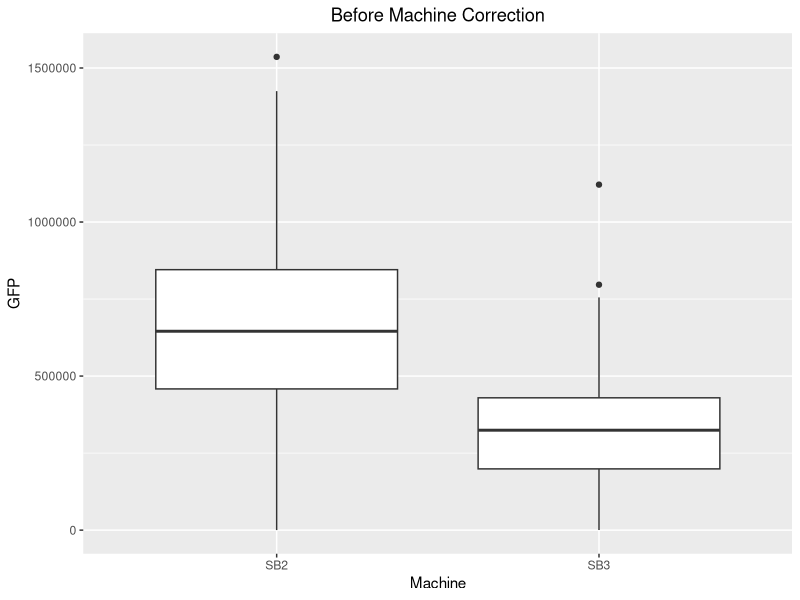
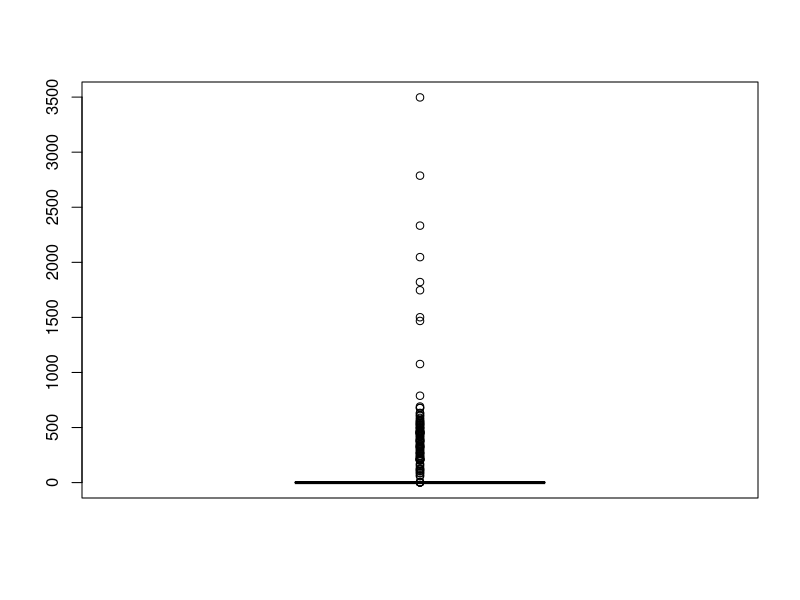
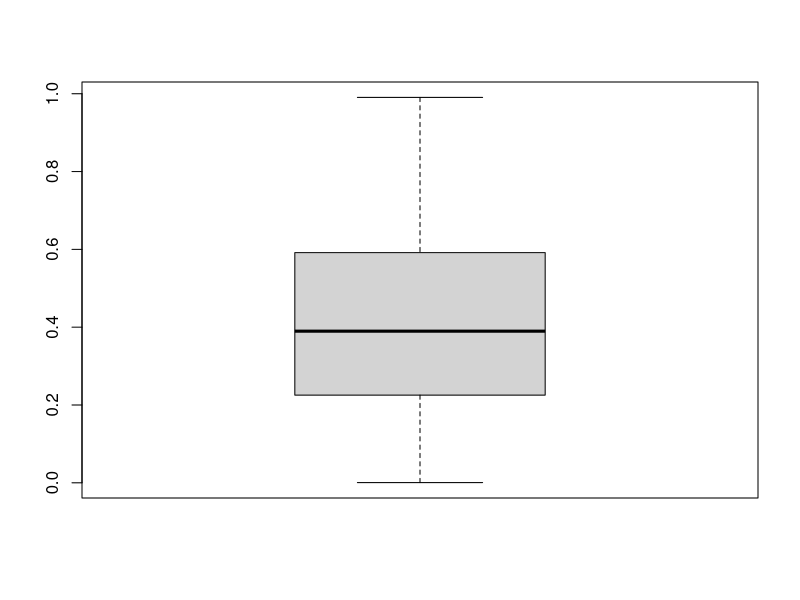
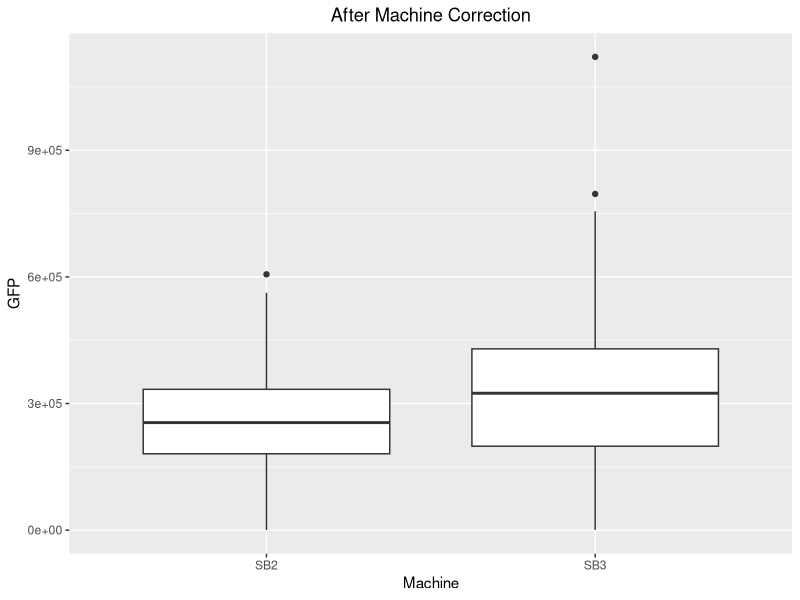
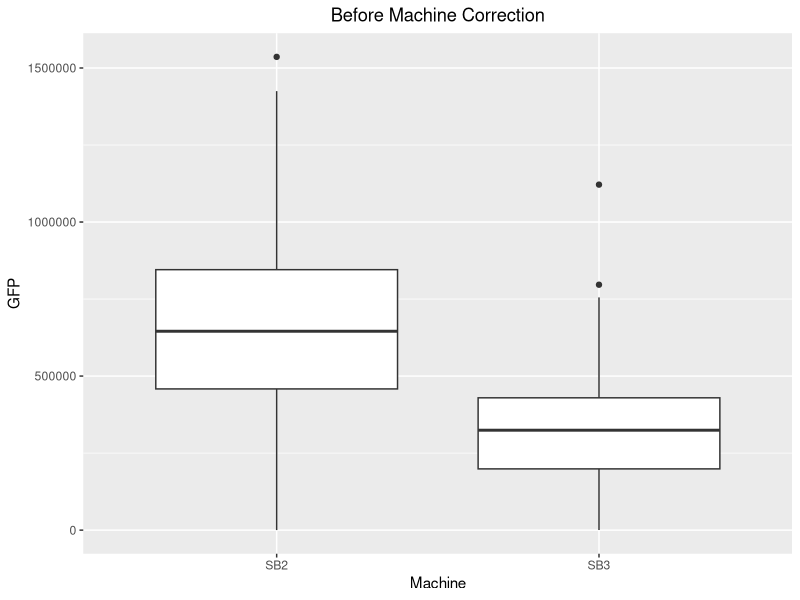
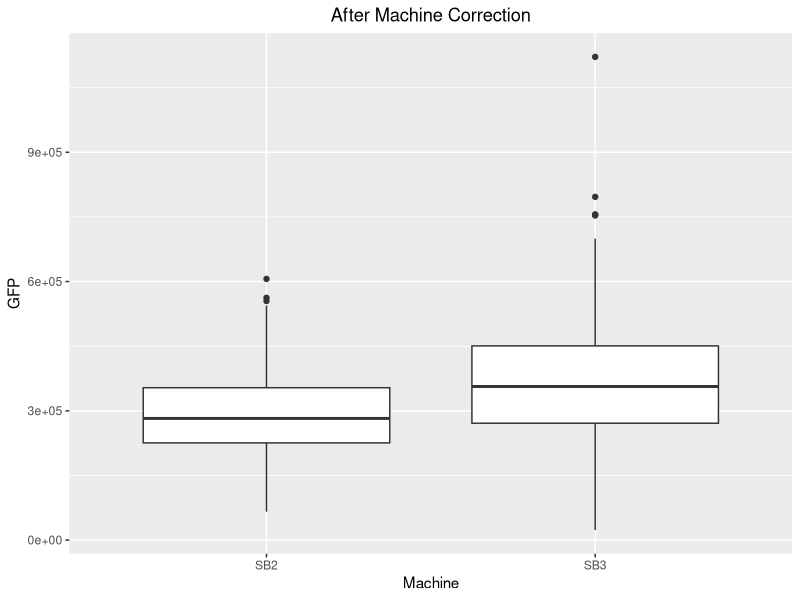
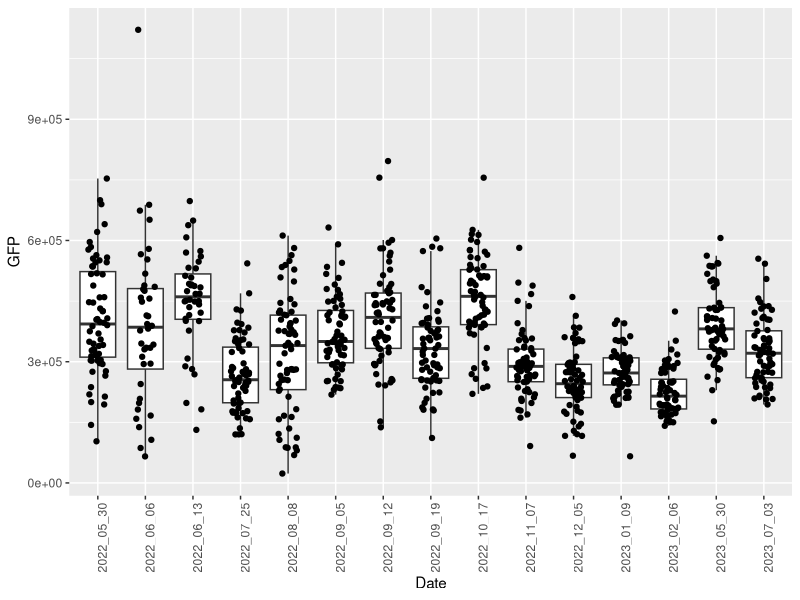
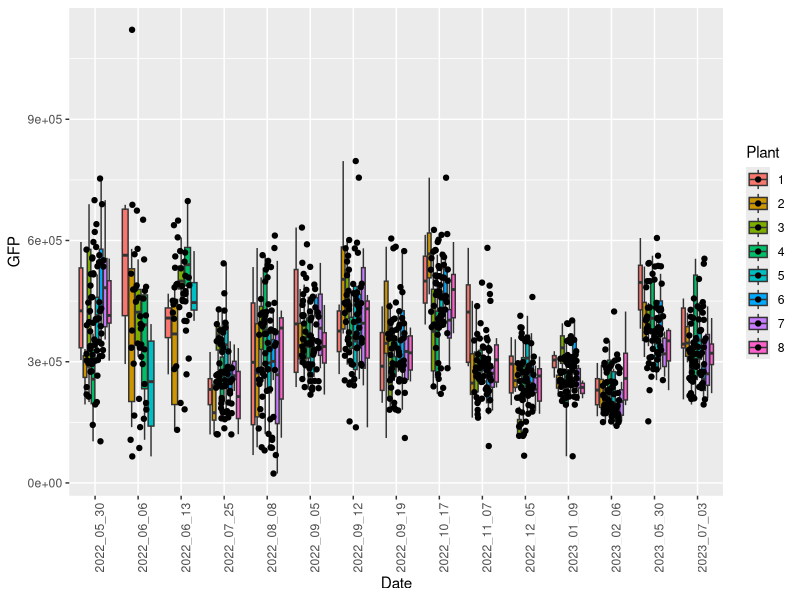

Write R code to recreate these figures, in order.
## ---- chunk 1
library(tidyverse)
## ---- chunk 2
tobacco_normalization_data = read.csv("./PCM2_data.csv")

SB2 = tobacco_normalization_data %>% filter(Machine == "SB2")
SB3 = tobacco_normalization_data %>% filter(Machine == "SB3")

tobacco_normalization_data %>% ggplot(aes(x = Machine, y = GFP)) + geom_boxplot() + ggtitle("Before Machine Correction") +
  theme(plot.title = element_text(hjust = 0.5))

SB2_correction = as.data.frame(SB3$GFP / SB2$GFP)
boxplot(SB2_correction) #some need to be filtered
SB2_correction = SB2_correction %>% filter(`SB3$GFP/SB2$GFP` < 1)
boxplot(SB2_correction)


SB2_correction_constant = mean(SB2_correction$`SB3$GFP/SB2$GFP`)

SB2$GFP = SB2$GFP * SB2_correction_constant

tobacco_normalization_data = rbind(SB2, SB3)

tobacco_normalization_data %>% ggplot(aes(x = Machine, y = GFP)) + geom_boxplot() + ggtitle("After Machine Correction") + 
  theme(plot.title = element_text(hjust = 0.5))

## ---- chunk 3
#PCM2_data = read.csv("C:\Users\SophiaTang\Documents\normalization\matthew_annova\PCM2_data.csv")
PCM2_data = read.csv("./PCM2_data.csv")

PCM2_data %>% ggplot(aes(x = Machine, y = GFP)) + geom_boxplot() + ggtitle("Before Machine Correction") + 
  theme(plot.title = element_text(hjust = 0.5))


SB2 = PCM2_data %>% filter(Machine == "SB2")
SB3 = PCM2_data %>% filter(Machine == "SB3")

SB2$GFP = SB2$GFP * SB2_correction_constant

PCM2_data = rbind(SB2, SB3) %>% filter(Strain == "WT")
PCM2_data$Plant = as.factor(PCM2_data$Plant)

PCM2_data %>% ggplot(aes(x = Machine, y = GFP)) + geom_boxplot() + ggtitle("After Machine Correction") + 
  theme(plot.title = element_text(hjust = 0.5))

#Date
PCM2_data %>% ggplot(aes(x = Date, y = GFP)) + geom_boxplot(outlier.shape = NA) + geom_jitter(width = 0.2, height = 0) + 
  theme(axis.text.x = element_text(angle = 90, hjust = 1))

#Date and plant
PCM2_data %>% ggplot(aes(x = Date, y = GFP, fill = Plant)) + geom_boxplot(outlier.shape = NA) + geom_jitter(width = 0.2, height = 0) + 
  theme(axis.text.x = element_text(angle = 90, hjust = 1))

PCM2_data %>% ggplot(aes(x = Date, y = GFP,)) + geom_boxplot(outlier.shape = NA) + geom_jitter(width = 0.2, height = 0, aes(color = Plant)) + 
  theme(axis.text.x = element_text(angle = 90, hjust = 1))

#Just Leaf
PCM2_data %>% ggplot(aes(x = Leaf, y = GFP)) + geom_boxplot(outlier.shape = NA) + geom_jitter(width = 0.2, height = 0) + 
  theme(axis.text.x = element_text(angle = 90, hjust = 1))

PCM2_data %>% group_by(Date, Plant) %>% summarize(mean = mean(GFP), PlantAverage = "Plant Average") %>% ggplot(aes(x = PlantAverage, y = mean)) + 
  geom_boxplot(outlier.shape = NA) + geom_jitter(width = 0.2, height = 0, aes(color = Date)) + ylim(c(0, NA))

#Just week
plant_only = PCM2_data %>% group_by(Date, Plant) %>% summarize(GFP_average = mean(GFP), Group = "Plant Average", sd = sd(GFP)) %>% select(GFP_average, Group, sd)
 
week_only = PCM2_data %>% group_by(Date) %>% summarize(GFP_average = mean(GFP), Group = "Week Average", sd = sd(GFP))

Week_and_plant = rbind(plant_only, week_only)

Week_and_plant %>% ggplot(aes(x = Group, y = GFP_average)) + geom_jitter(width = 0.2, height = 0) +
  geom_errorbar(aes(ymin = GFP_average - sd, ymax = GFP_average + sd), width = 0.2)

Week_and_plant %>%
  ggplot(aes(x = Group, y = GFP_average)) +
  geom_jitter( position = position_jitter(0.3)) +  # Adjust jitter position
  geom_errorbar(aes(ymin = GFP_average - sd, ymax = GFP_average + sd), width = 0.01, position = position_jitter(0.3))

ggplot(Week_and_plant, aes(x = Group, y = GFP_average, color = Group)) +
  geom_jitter(position = position_jitterdodge(0.3)) +
  geom_errorbar(aes(ymin = GFP_average - sd, ymax = GFP_average + sd), width = 0.05, position = position_jitterdodge(0.3)) +
  geom_point(aes(y = GFP_average), position = position_jitterdodge(0.3), size = 2) 
 


## ---- chunk 4
#Variance analysis
PCM2_data$Unique_plant_ID = as.factor(PCM2_data$Unique_plant_ID)
PCM2_data$Date = as.factor(PCM2_data$Date)
PCM2_data$Well = as.factor(PCM2_data$Well)


#Multiple regression analysis
model <- lm(GFP ~ Date + Leaf + Unique_plant_ID, data = PCM2_data)
summary(model)

#Multiple regression analysis
model <- lm(GFP ~ (Date + Leaf), data = PCM2_data)
summary(model)

model <- lm(GFP ~ (Leaf), data = PCM2_data)
summary(model)

#ANOVA
anova_model <- aov(GFP ~ Date + Leaf + Unique_plant_ID, data = PCM2_data)
anova_model_summary = summary(anova_model)
F_values = anova_model_summary[[1]]$`F value`
Sum_squares = anova_model_summary[[1]]$`Sum Sq`
Mean_squares = anova_model_summary[[1]]$`Mean Sq`


F_value_data = as.data.frame(list(Variable = c("Date", "Leaf", "Plant"), F_value = c(67.51, 70.411, 3.583)))
F_value_data$Variable = factor(F_value_data$Variable, levels = c("Plant", "Date", "Leaf"))
F_value_data %>% ggplot(aes(x = Variable, y = F_value)) + geom_col()

Sum_squares_data = as.data.frame(list(Variable = c("Date", "Leaf", "Plant", "Residual Variance"), Sum_squares = Sum_squares))
Sum_squares_data$Variable = factor(Sum_squares_data$Variable, levels = c("Leaf", "Plant", "Date", "Residual Variance"))
Sum_squares_data = Sum_squares_data %>% mutate(Total_variance = sum(Sum_squares)) %>% mutate(Percent_Variance = 100 * Sum_squares / Total_variance)

Sum_squares_data %>% ggplot(aes(x = Variable, y = Percent_Variance)) + geom_col() + ylab("Percent Variance Explained") + xlab("Variance Source") + 
  ggtitle("Sources of Variability in Tobacco Transient Assays") + theme(plot.title = element_text(hjust = 0.5))





mean_squares_data = as.data.frame(list(Variable = c("Date", "Leaf", "Plant", "Residual Variance"), mean_squares = Mean_squares))
mean_squares_data$Variable = factor(mean_squares_data$Variable, levels = c("Leaf", "Plant", "Date", "Residual Variance"))
mean_squares_data %>% ggplot(aes(x = Variable, y = mean_squares)) + geom_col()

Just_top = PCM2_data %>% filter(Leaf == "Top")
Just_bottom = PCM2_data %>% filter(Leaf == "Bottom")
model <- aov(GFP ~ Date + Unique_plant_ID, data = Just_bottom)
summary(model)
model <- aov(GFP ~ Date + Unique_plant_ID, data = Just_top)
summary(model)


write.csv(Sum_squares_data, 'benthi_variability.csv')
